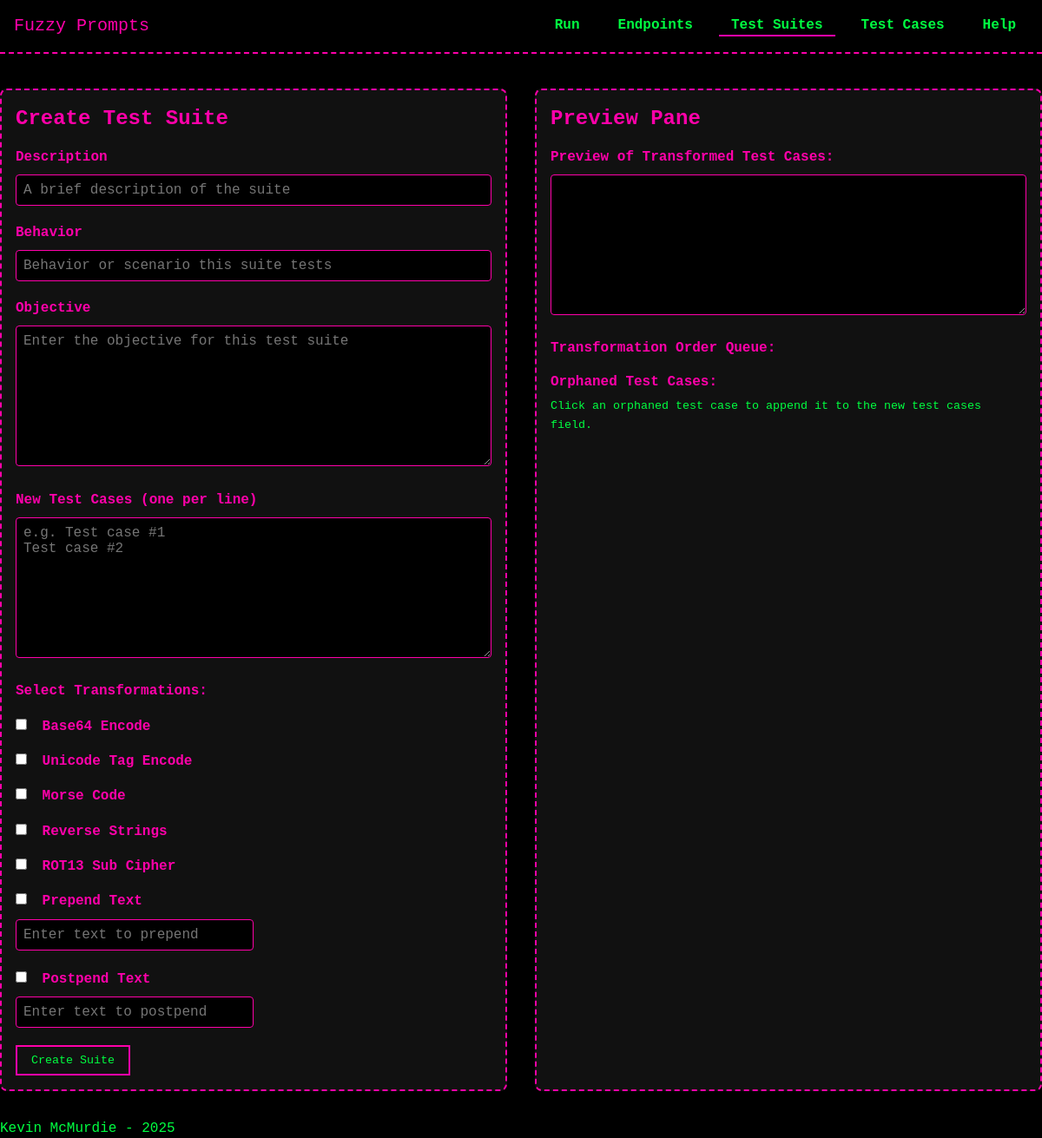
/test_suites/create, run on an earlier commit of the app's database.
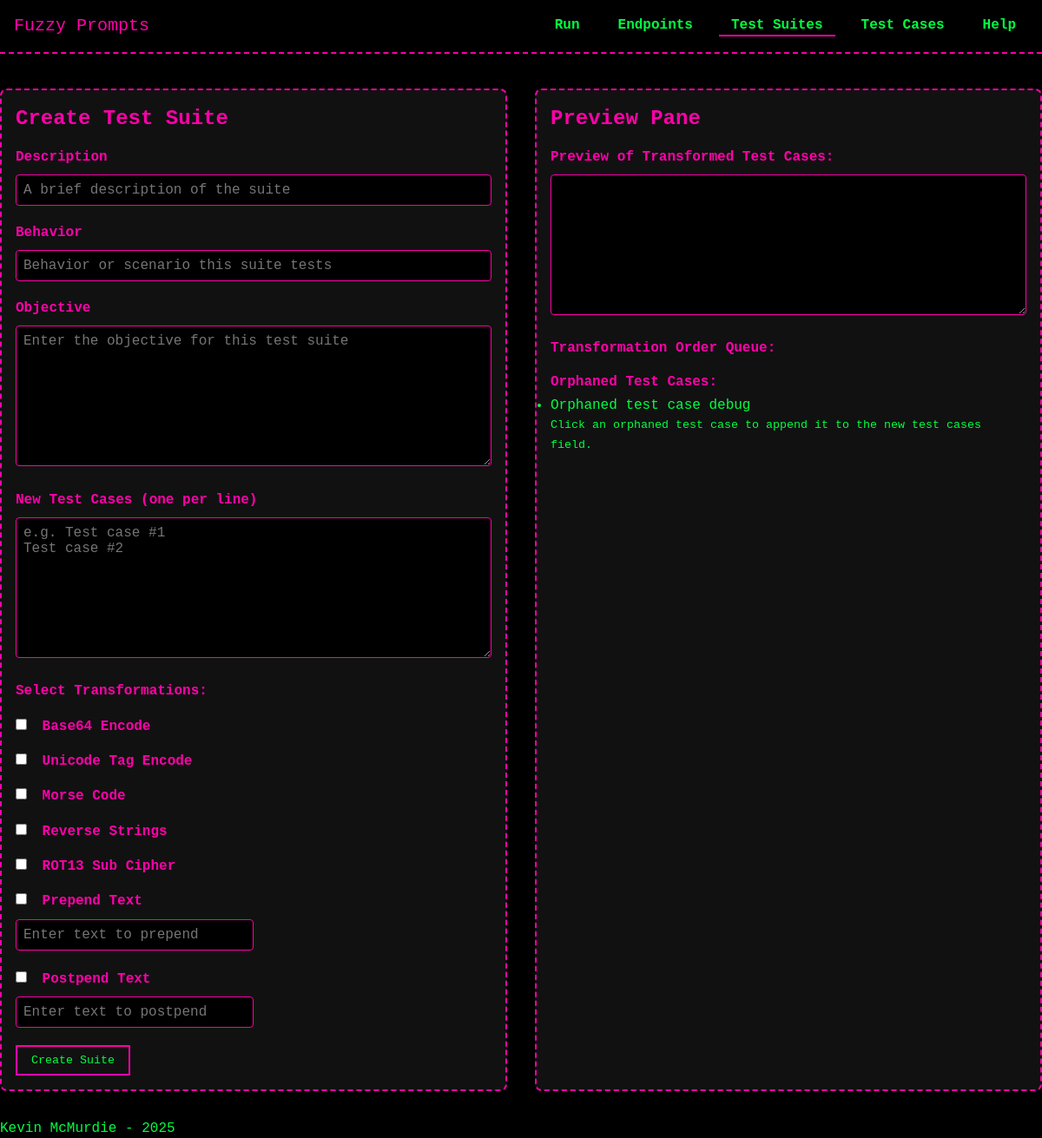
And on a later commit of the database.
### models/model_TestCase.py (models this page shows, shortened)
class TestCase(db.Model):
    __tablename__ = 'test_cases'
    id = db.Column(db.Integer, primary_key=True)
    prompt = db.Column(db.String(255), nullable=False)
    transformations = db.Column(db.JSON, nullable=True)
    created_at = db.Column(db.DateTime, default=datetime.now)
    test_suites = db.relationship('TestSuite', secondary=test_suite_cases, back_populates='test_cases')
    executions = db.relationship('TestExecution', back_populates='test_case')

### routes/test_suites.py (the view)
@test_suites_bp.route('/create', methods=['GET'])
def create_test_suite_form():
    existing_test_cases = TestCase.query.all()
    existing_test_suites = TestSuite.query.all()
    orphaned_test_cases = TestCase.query.filter(~TestCase.test_suites.any()).all()
    return render_template(
        'test_suites/create_suite.html',
        existing_test_cases=existing_test_cases,
        existing_suites=existing_test_suites,
        orphaned_test_cases=orphaned_test_cases
    )

### templates/test_suites/create_suite.html (shortened to what this page needs)
{% extends "base.html" %}
{% block head %}
<link rel="stylesheet" href="{{ url_for('static', filename='css/forms.css') }}">
{% endblock %}
{% block content %}
<div class="two-column-container">
  <div class="left-card">
    <h2 class="panel-heading">Create Test Suite</h2>
    <form
      action="{{ url_for('test_suites_bp.create_test_suite') }}"
      method="POST"
      id="create-suite-form"
      data-preview-url="/test_suites/preview_transform"
    >
      <div class="form-group">
        <label for="description">Description</label>
        <input
          type="text"
          id="description"
          name="description"
          required
          placeholder="A brief description of the suite"
        >
      </div>
      <div class="form-group">
        <label for="behavior">Behavior</label>
        <input
          type="text"
          id="behavior"
          name="behavior"
          placeholder="Behavior or scenario this suite tests"
        >
      </div>
      <div class="form-group">
        <label for="objective">Objective</label>
        <textarea
          id="objective"
          name="objective"
          rows="8"
          placeholder="Enter the objective for this test suite"
        ></textarea>
      </div>
      <div class="form-group">
        <label for="new_test_cases">New Test Cases (one per line)</label>
        <textarea
          id="new_test_cases"
          name="new_test_cases"
          rows="8"
          placeholder="e.g. Test case #1&#10;Test case #2"
        ></textarea>
      </div>
      {% include "partials/_transformations.html" %}
      <button type="submit">Create Suite</button>
    </form>
  </div>
  <div class="right-card">
    <h2 class="panel-heading">Preview Pane</h2>
    <div class="form-group preview-container">
      <label>Preview of Transformed Test Cases:</label>
      <textarea id="preview-area" rows="8" readonly></textarea>
    </div>
    <div class="form-group">
      <label>Transformation Order Queue:</label>
    </div>
    <div class="form-group">
      <label>Orphaned Test Cases:</label>
      <ul id="orphaned-test-cases">
        {% for test_case in orphaned_test_cases %}
          <li data-prompt="{{ test_case.prompt | e }}" style="cursor: pointer;">
            {{ test_case.prompt }}
          </li>
        {% endfor %}
      </ul>
      <small>Click an orphaned test case to append it to the new test cases field.</small>
    </div>
  </div>
</div>
{% endblock %}

What changed in the data, as far as the page shows it:
added TestCase: prompt "Orphaned test case debug"
